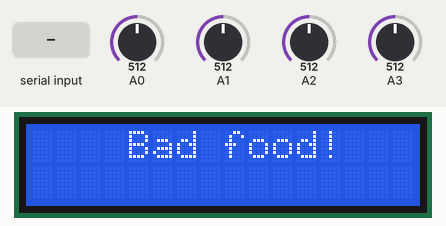
The sketch below on a simulated Arduino Uno, built with avr-gcc and run on an emulated ATmega328P. Shown: 16×2 character LCD. The inputs (shaded band) are chosen by the test bench; at power-on: A0 = 512, A1 = 512, A2 = 512, A3 = 512. The local clock reads 2024-03-15 10:24:30 at power-on unless the sketch sets it; storage starts empty; EEPROM starts erased; what the sketch prints to the serial monitor is not drawn.

Above: at 5.6 s.
6.8 s: "D\n" received over the second serial link
At 6.8 s:
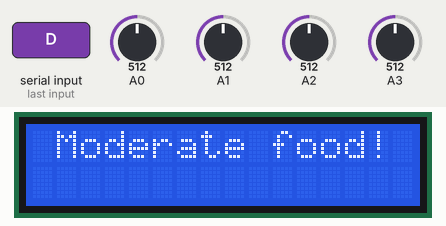
At 11.6 s:
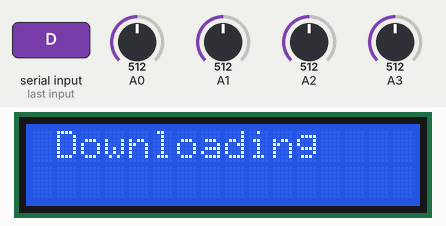
12.0 s: "T\n" received over the second serial link
At 19.4 s:
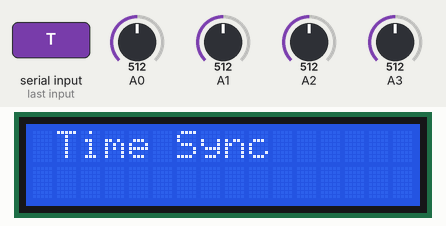
20.1 s: "N\n" received over the second serial link
25.3 s: A0 set to 483
Timing chart, 0 to 28.3 s (numbered marks = the images above; inputs shaded):
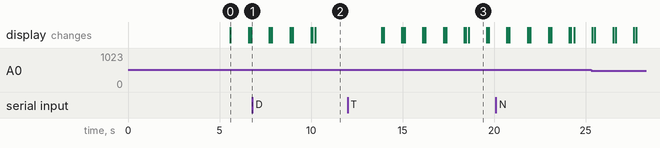

Measured:
- after the input at 6.8 s, the display: first differs from a run without the input after 3.4 s (image 2)
- after the input at 12.0 s, the display: first differs from a run without the input after 6.6 s (image 3)
- what the display in image 0 shows lasts 1.0 s, from 5.6 s to 6.6 s

The sketch:

ilunch_arduino.ino
```cpp
#include <LiquidCrystal.h>
#include <Wire.h>
#include "RTClib.h"
#include <SoftwareSerial.h>
RTC_DS1307 RTC;
#include <SPI.h>
#include <SD.h>
#include <EEPROM.h>

int eepromOffset = 0;
int totalOffset = 0;
int totalfeedbacks=0;

void writeStringToEEPROM(int addrOffset, const String &strToWrite)
{
  byte len = strToWrite.length();
  for (int i = 0; i < len; i++)
  {
    EEPROM.write(addrOffset + 1 + i, strToWrite[i]);
  }
}

SoftwareSerial btm(7,8);

String readStringFromEEPROM(int addrOffset)
{
  char data[totalOffset + 1];
  for (int i = 0; i < totalOffset; i++)
  {
  data[i] = EEPROM.read( 1 + i);
  Serial.print((char) EEPROM.read( 1 + i));
  btm.print((char) EEPROM.read( 1 + i));
  if((char) EEPROM.read( 1 + i) == "\n"){
          delay(100);

  }
  }


  data[totalOffset] = '\0';
  return String(data);
}


const int rs = 10, en = 9, d4 = 5, d5 = 6, d6 = 3, d7 = 2;
LiquidCrystal lcd(rs, en, d4, d5, d6, d7);
int index = 0;
char data[100];
char msg[100]="     iLunch";
char c;
boolean flag = false;
File ratings;

void setup() {

    Serial.begin(9600);

    Serial.print("Initializing SD card...");
    if (!SD.begin(4)) {
      Serial.println("initialization failed!");
      while (1);
    }
    Serial.print("SD card ready!");

    Wire.begin();
    RTC.begin();

    lcd.begin(16, 2);
    lcd.print(msg);
    delay(2000);

    pinMode(A0,INPUT);
    pinMode(A1,INPUT);
    pinMode(A2,INPUT);
    pinMode(A3,INPUT);

    btm.begin(9600);

     for (int i = 0 ; i < EEPROM.length() ; i++) {
    EEPROM.write(i, 0);
  }


}

  //thhis is a list of int variables used in this clock program
int s=0;
int sec=0;
int hrs=0;
int minutes=0;
int initialHours = 02;//variable to initiate hours
int initialMins = 0;//variable to initiate minutes
int initialSecs = 00;//variable to initiate seconds


void loop() {
    lcd.setCursor(4, 1);
    DateTime now = RTC.now();

    printDigits(now.hour());
    lcd.print(':');
    printDigits(now.minute());
   lcd.print(':');
  printDigits(now.second());


    if(analogRead(A0)>500)
    {
        lcd.clear();
        lcd.setCursor(4, 0);
        lcd.print("Bad food!");
        btm.println("Bad food pressed.");
        delay(1000);
        lcd.clear();
        lcd.begin(16, 2);
        lcd.print(msg);
        writeFile('1');

    }

    if(analogRead(A1)>500)
    {
        lcd.clear();
        lcd.setCursor(1, 0);
        lcd.print("Moderate food!");
        btm.println("Moderate food pressed.");
        delay(1000);
        lcd.clear();
        lcd.begin(16, 2);
        lcd.print(msg);
        writeFile('3');
    }

    if(analogRead(A2)>500)
    {
        lcd.clear();
        lcd.setCursor(4, 0);
        lcd.print("Good food!");
        btm.println("Good food pressed.");
        delay(1000);
        lcd.clear();
        lcd.begin(16, 2);
        lcd.print(msg);
        writeFile('4');

    }

    if(analogRead(A3)>500)
    {
        lcd.clear();
        lcd.setCursor(3, 0);
        lcd.print("Great food!");
        btm.println("Great food pressed.");
        delay(1000);
        lcd.clear();
        lcd.begin(16, 2);
        lcd.print(msg);
        writeFile('5');

    }

    delay(100);

    if(btm.available() > 0){
     while(btm.available() > 0){
          c = btm.read();
          delay(10);
          data[index] = c;
          index++;
     }
     data[index] = '\0';
     flag = true;
   }
   if(flag){
     processCommand();
     flag = false;
     index = 0;
     data[0] = '\0';
   }

   if(now.second()==50){
     lcd.clear();
        lcd.setCursor(1, 0);
        lcd.print("Total feedbacks");
                lcd.setCursor(8, 1);
        lcd.print(totalfeedbacks);
        delay(2000);
        lcd.clear();
            lcd.begin(16, 2);
    lcd.print(msg);
   }
}

void processCommand(){
 char command = data[0];
 char inst = data[1];
 switch(command){
     case 'A':
      lcd.clear();
      lcd.setCursor(1, 0);
      lcd.print("Synching...");
      getMSG(1);
      lcd.clear();
      lcd.begin(16, 2);
      lcd.print(msg);
   break;
     case 'B':
      lcd.clear();
      lcd.setCursor(1, 0);
      lcd.print("Synching...");
      getMSG(2);
      lcd.clear();
      lcd.begin(16, 2);
      lcd.print(msg);
   break;
        case 'C':
      lcd.clear();
      lcd.setCursor(1, 0);
      lcd.print("Synching...");
      getMSG(3);
      lcd.clear();
      lcd.begin(16, 2);
      lcd.print(msg);
   break;
           case 'E':
      lcd.clear();
      lcd.setCursor(1, 0);
      lcd.print("Synching...");
      getMSG(4);
      lcd.clear();
      lcd.begin(16, 2);
      lcd.print(msg);
   break;
            case 'F':
      lcd.clear();
      lcd.setCursor(1, 0);
      lcd.print("Synching...");
      getMSG(5);
      lcd.clear();
      lcd.begin(16, 2);
      lcd.print(msg);
   break;
   case 'D':
      lcd.clear();
      lcd.setCursor(1, 0);
      lcd.print("Downloading");
      delay(100);
      download();
      lcd.clear();
      lcd.begin(16, 2);
      lcd.print(msg);
   break;
   case 'T':
    //RTC.adjust(DateTime(2020, 9, 06, 01, 48, 0));
 printf("%s\n", inst);
    //syncTime();
    lcd.clear();
      lcd.setCursor(1, 0);
      lcd.print("Time Sync");
       delay(1000);
      lcd.clear();
      lcd.begin(16, 2);
      lcd.print(msg);
   break;
   case 'N':
   strcpy(msg, "");

   break;
 }
}

void writeFile(char rate){

  Serial.println(rate);

  DateTime now = RTC.now();

  String unixtimestamp = String(now.unixtime());
  String ratingstr = String(rate);
  String toWrite = unixtimestamp+","+ratingstr+"\n";
  writeStringToEEPROM(totalOffset, toWrite);
  totalOffset = totalOffset + toWrite.length();
  totalfeedbacks = totalfeedbacks +1;
   Serial.println(toWrite);


}

int download(){

 readStringFromEEPROM(0);
 btm.println("success");
 for (int i = 0 ; i < EEPROM.length() ; i++) {
    EEPROM.write(i, 0);
 }
 totalfeedbacks=0;

 return 0;
}

void printDigits(byte digits){
    if(digits < 10)
        lcd.print('0');
    lcd.print(digits);
}

int getMSG(int messagenum){

  return 0;
}


int syncTime(){
    char** tokens;

    tokens = str_split(data, ',');

    if (tokens)
    {
        int i;
        for (i = 0; *(tokens + i); i++)
        {
            printf("time=[%s]\n", *(tokens + i));
        }
        printf("\n");
        RTC.adjust(DateTime(tokens + 1, tokens + 2, tokens + 3, tokens + 4, tokens + 5, tokens + 6));
    }

}


char** str_split(char* a_str, const char a_delim)
{
    char** result    = 0;
    size_t count     = 0;
    char* tmp        = a_str;
    char* last_comma = 0;
    char delim[2];
    delim[0] = a_delim;
    delim[1] = 0;

    while (*tmp)
    {
        if (a_delim == *tmp)
        {
            count++;
            last_comma = tmp;
        }
        tmp++;
    }
    count += last_comma < (a_str + strlen(a_str) - 1);
    count++;
    result = malloc(sizeof(char*) * count);
    if (result)
    {
        size_t idx  = 0;
        char* token = strtok(a_str, delim);

        while (token)
        {
            //assert(idx < count);
            *(result + idx++) = strdup(token);
            token = strtok(0, delim);
        }
        //assert(idx == count - 1);
        *(result + idx) = 0;
    }
    return result;
}
```
